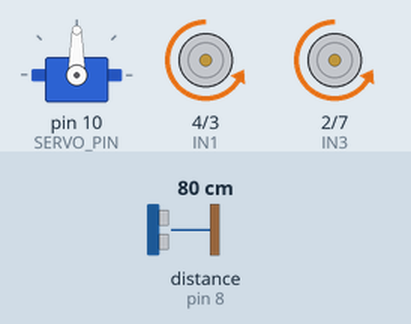
This sketch was run on a simulated Arduino Uno, built with avr-gcc and run on an emulated ATmega328P. Shown: servo, motor-driver pin pairs drawn as motors (green arrow = first pin HIGH = forward, orange = second pin HIGH = backward, longer = more drive, scaled by the enable pin). Wiring (inferred from the names in the program): ultrasonic range finder: trigger pin 9; echo pin 8. The inputs (shaded band) are chosen by the test bench; at power-on: distance to the obstacle (sensor on pin 8) 80 cm. The echo pulse lasts 58.3 µs per cm.

Above: at 1.2 s.
1.3 s: distance to the obstacle (sensor on pin 8) set to 24 cm
2.8 s: distance to the obstacle (sensor on pin 8) set to 19 cm
At 3.2 s:
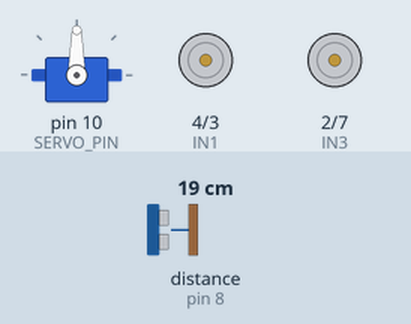
5.8 s: distance to the obstacle (sensor on pin 8) set to 35 cm
At 6.2 s:
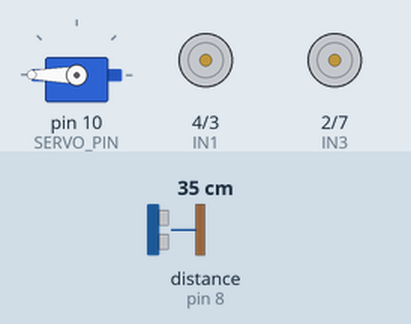
8.3 s: distance to the obstacle (sensor on pin 8) set to 2 cm
At 9.1 s:
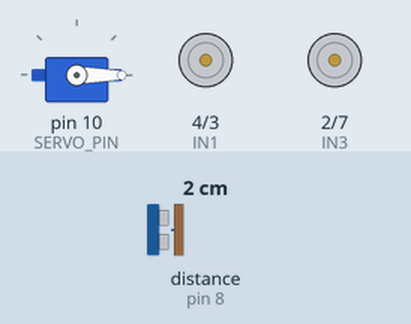
Timing chart, 0 to 12.3 s (numbered marks = the images above; inputs shaded):
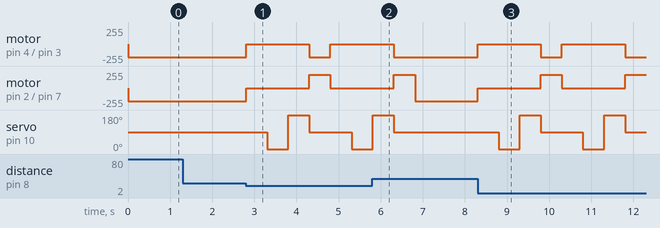

Measured:
- the behaviour switches between 22 and 21 cm on distance to the obstacle (sensor on pin 8) (found by bisection; images 0 and 1)
- after the input at 1.3 s, every drawn part: stays the same
- after the input at 2.8 s, motor on pin 4 (IN1) / pin 3 (IN2): backward 200/255 → stopped at once, → backward 200/255 1.5 s later, → stopped 0.50 s later; motor on pin 2 (IN3) / pin 7 (IN4): backward 200/255 → stopped at once, → forward 200/255 1.5 s later, → stopped 0.50 s later
- after the input at 5.8 s, motor on pin 4 (IN1) / pin 3 (IN2): goes on until 6.3 s, then stays backward 200/255; servo on pin 10 (SERVO_PIN): goes on until 6.3 s, then stays 90°
- after the input at 8.3 s, motor on pin 4 (IN1) / pin 3 (IN2): alternates backward 200/255 for 0.50 s and stopped for 1.5 s, starting at once; motor on pin 2 (IN3) / pin 7 (IN4): alternates forward 200/255 for 0.50 s and stopped for 1.5 s, starting at once

The sketch:

main.ino
```cpp
#include <Servo.h> //implementing the servo library

// I need to define the motor pins
#define ENA 5   // Left Motor Speed
#define IN1 4   // Left Motor Control 1
#define IN2 3   // Left Motor Control 2
#define ENB 6   // Right Motor Speed
#define IN3 2   // Right Motor Control 1
#define IN4 7   // Right Motor Control 2

// Defining Ultrasonic Sensor Pins
#define TRIG_PIN 9
#define ECHO_PIN 8

// Defining Servo Pin
#define SERVO_PIN 10
Servo Servo;

void setup() {

    // Motor control pins
    pinMode(ENA, OUTPUT);
    pinMode(IN1, OUTPUT);
    pinMode(IN2, OUTPUT);
    pinMode(ENB, OUTPUT);
    pinMode(IN3, OUTPUT);
    pinMode(IN4, OUTPUT);

    // Ultrasonic sensor pins
    pinMode(TRIG_PIN, OUTPUT); //pulse sending pin
    pinMode(ECHO_PIN, INPUT);  //pulse recieving pin

    // Attach servo
    Servo.attach(SERVO_PIN);
    Servo.write(90);  // Sets the starting position of the Ultrasound module to face the front

    // Set motor speeds
    analogWrite(ENA, 200);
    analogWrite(ENB, 200);
}

// function for moving the car forward
void moveForward() {
    digitalWrite(IN1, LOW);
    digitalWrite(IN2, HIGH);
    digitalWrite(IN3, LOW);
    digitalWrite(IN4, HIGH);
}

// function for moving the car backward
void moveBackward() {
    digitalWrite(IN1, HIGH);
    digitalWrite(IN2, LOW);
    digitalWrite(IN3, HIGH);
    digitalWrite(IN4, LOW);
}

// Function to stop the motors
void stopMotors() {
    digitalWrite(IN1, LOW);
    digitalWrite(IN2, LOW);
    digitalWrite(IN3, LOW);
    digitalWrite(IN4, LOW);
}

// Function to turn left
void turnLeft() {
    digitalWrite(IN1, HIGH);
    digitalWrite(IN2, LOW);
    digitalWrite(IN3, LOW);
    digitalWrite(IN4, HIGH);
    delay(500);
    stopMotors();
}

// Function to turn right
void turnRight() {
    digitalWrite(IN1, LOW);
    digitalWrite(IN2, HIGH);
    digitalWrite(IN3, HIGH);
    digitalWrite(IN4, LOW);
    delay(500);
    stopMotors();
}

// Function to measure the distance from object
int getDistance() {
    digitalWrite(TRIG_PIN, LOW);
    delayMicroseconds(2);
    digitalWrite(TRIG_PIN, HIGH);  //sends out a pulse
    delayMicroseconds(10);         //for 10 micro seconds
    digitalWrite(TRIG_PIN, LOW);

    long duration = pulseIn(ECHO_PIN, HIGH);     //measures the time for echo to return
    int distance = duration * 0.034 / 2; // Converting time to distance in cm. speed of sound = 340 m/s
    return distance;
}


void loop() {
    int distance = getDistance();  //gets the distance of an obstical

    if (distance > 20 || distance == 0) {   //if the obstical is far away or there isnt one then move forward
        moveForward();
    } else {                                //otherwise stop
        stopMotors();
        delay(500);

        // scan left and right
        Servo.write(0);
        delay(500);
        int leftDist = getDistance();

        Servo.write(180);
        delay(500);
        int rightDist = getDistance();

        Servo.write(90);  // Reset to the center

        if (leftDist > rightDist) {     //Turn whichever direction has more space
            turnLeft();
        } else {
            turnRight();
        }
    }
}
```
